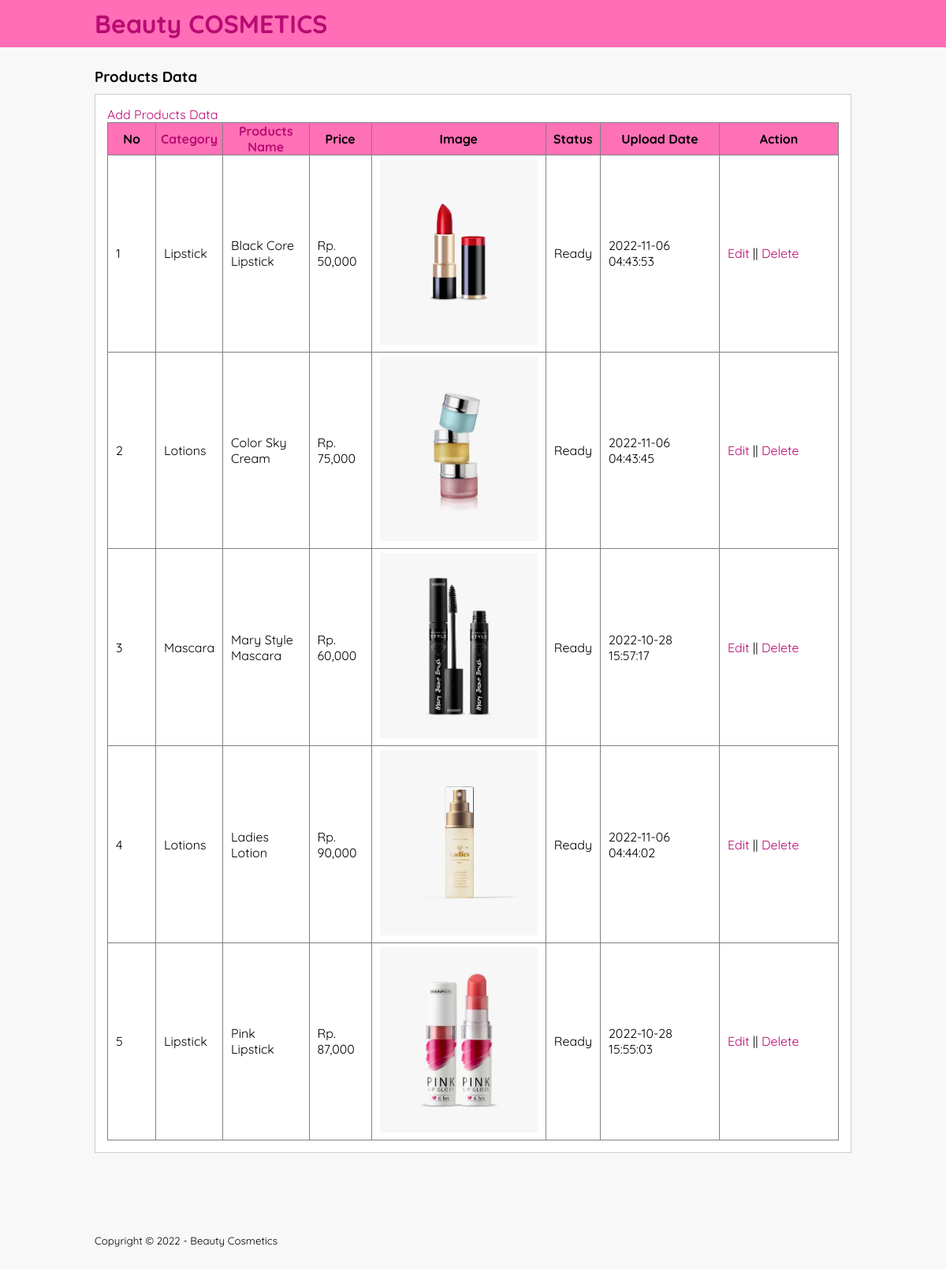
The page /admin/data-product.php on the database its author committed.
### tables this page shows
CREATE TABLE `tb_product` (
  `product_id` int(11) NOT NULL,
  `category_id` int(11) NOT NULL,
  `product_name` varchar(100) NOT NULL,
  `product_price` int(11) NOT NULL,
  `product_description` text NOT NULL,
  `product_image` varchar(100) NOT NULL,
  `product_status` tinyint(1) NOT NULL,
  `date_created` timestamp NOT NULL DEFAULT current_timestamp() ON UPDATE current_timestamp()
);

CREATE TABLE `tb_category` (
  `category_id` int(11) NOT NULL,
  `category_name` varchar(25) NOT NULL
);

### admin/data-product.php (the view, shortened to what this page needs)
<?php
	include 'config.php';
?>
<!DOCTYPE html>
<html>
<head>
	<link rel="stylesheet" href="css/stylesheet.css">
</head>
<body>
	<header>
		<div class="container">
			<h1><a href="index.php">Beauty COSMETICS</a></h1>
	</header>
	<div class="section">
		<div class="container">
			<h3>Products Data</h3>
			<div class="box">
				<p><a href="add-product.php">Add Products Data</a></p>
				<table border="1" cellspacing="0" class="table">
					<thead>
						<tr>
							<th width="60px">No</th>
							<th><a href="data-category.php">Category</a></th>
							<th><a href="product.php">Products Name</a></th>
							<th>Price</th>
							<th>Image</th>
							<th>Status</th>
							<th width="150px">Upload Date</th>
							<th width="150px">Action</th>
						</tr>
					</thead>
					<tbody>
						<?php
							$no = 1;
							$images = mysqli_query($conn, "SELECT * FROM tb_product LEFT JOIN tb_category USING (category_id) ORDER BY product_id DESC");
							if(mysqli_num_rows($images) > 0){
							while($row = mysqli_fetch_array($images)){
						?>
						<tr>
							<td><?php echo $no++ ?></td>
							<td><?php echo $row['category_name'] ?></td>
							<td><?php echo $row['product_name'] ?></td>
							<td>Rp. <?php echo number_format($row['product_price']) ?></td>
							<td><a href="images/<?php echo $row['product_image'] ?>" target="_blank"> <img src="images/<?php echo $row['product_image'] ?>" width="200px"> </a></td>
							<td><?php echo ($row['product_status'] == 0)? 'Out of Stock':'Ready'; ?></td>
							<td><?php echo $row['date_created'] ?></td>
							<td>
								<a href="edit-product.php?id=<?php echo $row['product_id'] ?>">Edit</a> || <a href="proses-hapus.php?idp=<?php echo $row['product_id'] ?>" onclick="return confirm('Are You Sure to Delete ?')">Delete</a>
							</td>
						</tr>
						<?php }}else{ ?>
							<tr>
								<td colspan="7">No Data!</td>
							</tr>
						<?php } ?>
					</tbody>
				</table>
			</div>
		</div>
	</div>
	<footer>
		<div class="container">
			<small>Copyright &copy; 2022 - Beauty Cosmetics</small>
		</div>
	</footer>
</body>
</html>

### admin/css/stylesheet.css (style rules this page uses)
* { padding:0; margin:0; font-family: 'Quicksand', sans-serif; }
body { background-color: #f8f8f8; }
a { color:#b80b73; text-decoration: none; }
header { background-color: #ff6eb6; color: #fff; }
header h1 { float: left; padding:10px 0; }
footer { padding:50px 0; }
.container { width: 80%; margin:0 auto; }
.container:after { content: ''; display: block; clear: both; }
.section { padding:25px 0; }
.box { background-color: #fff; border:1px solid #ccc; padding:15px; box-sizing: border-box; margin:10px 0 25px 0; }
.box:after { content: ''; display: block; clear: both; }
.table { width: 100%; border-collapse: collapse; }
th { background-color: #ff71b6; }
.table tr { height: 30px; }
.table tr td { padding:5px 10px; }

### rows shown on the page
tb_product: category.category_name "Lipstick", product_name "Black Core Lipstick", product_price "50,000", product_image (picture), product_status "Ready", date_created "2022-11-06 04:43:53"
tb_product: category.category_name "Lotions", product_name "Color Sky Cream", product_price "75,000", product_image (picture), product_status "Ready", date_created "2022-11-06 04:43:45"
tb_product: category.category_name "Mascara", product_name "Mary Style Mascara", product_price "60,000", product_image (picture), product_status "Ready", date_created "2022-10-28 15:57:17"
tb_product: category.category_name "Lotions", product_name "Ladies Lotion", product_price "90,000", product_image (picture), product_status "Ready", date_created "2022-11-06 04:44:02"
tb_product: category.category_name "Lipstick", product_name "Pink Lipstick", product_price "87,000", product_image (picture), product_status "Ready", date_created "2022-10-28 15:55:03"
